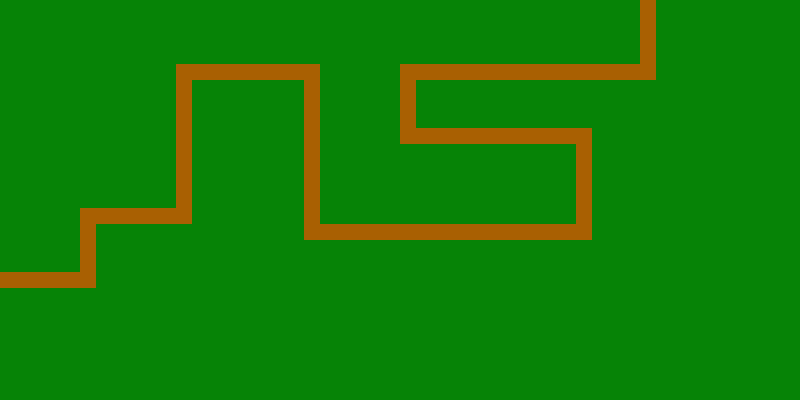

A level layout from a 2D game, rendered from its tile map. Below: a short description, then the map file with tile-grid data replaced by summaries:
An orthogonal 50x25 tile map with 16x16 px tiles, 2 tile layers (background, road) and 24 objects.

<map version="1.0" orientation="orthogonal" renderorder="right-down" width="50" height="25" tilewidth="16" tileheight="16" nextobjectid="71">
 <tileset firstgid="1" name="map2_gutter" tilewidth="16" tileheight="16" tilecount="1000" columns="40">
  <image source="background_gutter.png" width="640" height="400" />
 </tileset>
 <layer name="background" width="50" height="25">
  <data>[1250 cells, 1250 non-empty, 1 distinct tile ids]</data>
 </layer>
 <layer name="road" width="50" height="25">
  <data>[1250 cells, 100 non-empty, 1 distinct tile ids]</data>
 </layer>
 <objectgroup name="roadBounds">
  <object id="58" x="640" y="0" width="16" height="80" />
  <object id="59" x="400" y="64" width="240" height="16" />
  <object id="60" x="400" y="80" width="16" height="64" />
  <object id="61" x="416" y="128" width="176" height="16" />
  <object id="62" x="576" y="144" width="16" height="96" />
  <object id="63" x="304" y="224" width="272" height="16" />
  <object id="64" x="304" y="64" width="16" height="160" />
  <object id="66" x="192" y="64" width="112" height="16" />
  <object id="67" x="176" y="64" width="16" height="160" />
  <object id="68" x="80" y="208" width="96" height="16" />
  <object id="69" x="80" y="224" width="16" height="64" />
  <object id="70" x="0" y="272" width="80" height="16" />
 </objectgroup>
 <objectgroup name="waypoints">
  <object id="45" x="640" y="80" width="16" height="16" />
  <object id="46" x="384" y="64" width="16" height="16" />
  <object id="47" x="400" y="144" width="16" height="16" />
  <object id="48" x="592" y="128" width="16" height="16" />
  <object id="49" x="576" y="240" width="16" height="16" />
  <object id="50" x="288" y="224" width="16" height="16" />
  <object id="51" x="304" y="48" width="16" height="16" />
  <object id="52" x="160" y="64" width="16" height="16" />
  <object id="54" x="176" y="224" width="16" height="16" />
  <object id="55" x="64" y="208" width="16" height="16" />
  <object id="56" x="80" y="288" width="16" height="16" />
  <object id="57" x="0" y="272" width="16" height="16" />
 </objectgroup>
</map>
